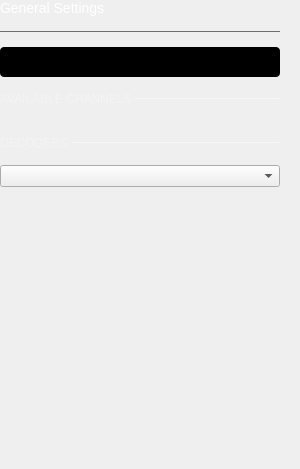
                   <widget class="QWidget" name="scrollAreaWidgetContents">
                    <property name="geometry">
                     <rect>
                      <x>0</x>
                      <y>0</y>
                      <width>300</width>
                      <height>469</height>
                     </rect>
                    </property>
                    <property name="sizePolicy">
                     <sizepolicy hsizetype="Expanding" vsizetype="Preferred">
                      <horstretch>0</horstretch>
                      <verstretch>0</verstretch>
                     </sizepolicy>
                    </property>
                    <layout class="QVBoxLayout" name="verticalLayout_6">
                     <property name="spacing">
                      <number>15</number>
                     </property>
                     <property name="leftMargin">
                      <number>0</number>
                     </property>
                     <property name="topMargin">
                      <number>0</number>
                     </property>
                     <property name="rightMargin">
                      <number>20</number>
                     </property>
                     <property name="bottomMargin">
                      <number>0</number>
                     </property>
                     <item>
                      <widget class="QLabel" name="label_3">
                       <property name="styleSheet">
                        <string notr="true">color: white;
font-size: 14px;
font-weight: normal;
</string>
                       </property>
                       <property name="text">
                        <string>General Settings</string>
                       </property>
                      </widget>
                     </item>
                     <item>
                      <widget class="Line" name="line">
                       <property name="maximumSize">
                        <size>
                         <width>16777215</width>
                         <height>1</height>
                        </size>
                       </property>
                       <property name="styleSheet">
                        <string notr="true">border: 2px solid #4a64ff</string>
                       </property>
                       <property name="frameShadow">
                        <enum>QFrame::Plain</enum>
                       </property>
                       <property name="lineWidth">
                        <number>2</number>
                       </property>
                       <property name="orientation">
                        <enum>Qt::Horizontal</enum>
                       </property>
                      </widget>
                     </item>
                     <item>
                      <layout class="QVBoxLayout" name="sweepSettingLayout">
                       <property name="spacing">
                        <number>15</number>
                       </property>
                      </layout>
                     </item>
                     <item>
                      <widget class="adiscope::CustomSwitch" name="btnStreamOneShot">
                       <property name="styleSheet">
                        <string notr="true">QPushButton {
min-height: 30px;
max-height: 30px;
min-width: 280px;
max-width: 280px;
background-color: black;
border-radius: 4px;
}

QPushButton:disabled {
background-color: qlineargradient(spread:pad, x1:0.5, y1:0, x2:0.501, y2:0, stop:0 #727273, stop:1 #141416);
}

QWidget#handle {
min-height: 30px;
max-height: 30px;
min-width: 142px;
max-width: 142px;
background-color: #4a64ff;
border-radius: 2px;
}

QWidget#handle:disabled {
background-color: #aaaaaa;
}

QLabel {
margin-top: 6px;
background-color: transparent;
line-height: 19px;
}

QLabel#on {
margin-top: 0px;
min-height:30px;
max-height:30px;
min-width:140px;
max-width:140px;
qproperty-alignment: AlignCenter AlignCenter;
margin-left: 0px;
color: white;
}

QLabel#on:disabled {
color: rgba(255,255,255,102);
}

QLabel#off {
margin-top: 0px;
min-height:30px;
max-height:30px;
min-width:140px;
max-width:140px;
margin-left: 140px;
color: white;
qproperty-alignment: AlignCenter AlignCenter;
}

QLabel#off:disabled {
color: rgba(255,255,255,51);
}
</string>
                       </property>
                       <property name="text">
                        <string/>
                       </property>
                       <property name="checkable">
                        <bool>true</bool>
                       </property>
                       <property name="checked">
                        <bool>true</bool>
                       </property>
                       <property name="leftText" stdset="0">
                        <string>OneShot</string>
                       </property>
                       <property name="rightText" stdset="0">
                        <string>Stream</string>
                       </property>
                       <property name="duration" stdset="0">
                        <number>100</number>
                       </property>
                      </widget>
                     </item>
                     <item>
                      <layout class="QHBoxLayout" name="subTitleLayout">
                       <property name="spacing">
                        <number>0</number>
                       </property>
                       <property name="topMargin">
                        <number>0</number>
                       </property>
                       <item>
                        <widget class="QLabel" name="label_6">
                         <property name="styleSheet">
                          <string notr="true">QLabel {
  font-size: 12px;
color: rgba(255, 255, 255, 70);
font-weight: normal;
}</string>
                         </property>
                         <property name="text">
                          <string>AVAILABLE CHANNELS </string>
                         </property>
                        </widget>
                       </item>
                       <item>
                        <widget class="Line" name="line_3">
                         <property name="sizePolicy">
                          <sizepolicy hsizetype="Expanding" vsizetype="Fixed">
                           <horstretch>0</horstretch>
                           <verstretch>0</verstretch>
                          </sizepolicy>
                         </property>
                         <property name="maximumSize">
                          <size>
                           <width>16777215</width>
                           <height>1</height>
                          </size>
                         </property>
                         <property name="styleSheet">
                          <string notr="true">border: 1px solid rgba(255, 255, 255, 70);</string>
                         </property>
                         <property name="orientation">
                          <enum>Qt::Horizontal</enum>
                         </property>
                        </widget>
                       </item>
                      </layout>
                     </item>
                     <item>
                      <widget class="QWidget" name="widget_2" native="true">
                       <property name="styleSheet">
                        <string notr="true">QCheckBox {
  spacing: 8px;
  background-color: transparent;
  font-size: 14px;
  font-weight: bold;

color: rgba(255, 255, 255, 153);
}

QCheckBox::indicator {
width: 14px;
  height: 14px;
  border: 2px solid rgb(74,100,255);
  border-radius: 4px;
}
QCheckBox::indicator:unchecked { background-color: transparent; }
QCheckBox::indicator:checked { background-color: rgb(74,100,255); }

QPushButton {
width: 40px;
  height: 20px;
  background-color: transparent;
}
QPushButton:pressed { border-image: url(:/icons/setup_btn_checked.svg); }
QPushButton:!pressed { border-image: url(:/icons/setup_btn_unchecked.svg); }
QPushButton:hover:!pressed:!checked { border-image: url(:/icons/setup_btn_hover.svg); }
QPushButton:checked { border-image: url(:/icons/setup_btn_checked.svg); }

QLabel {
font-size: 14px;
  font-weight: bold;

color: rgba(255, 255, 255, 153);
}</string>
                       </property>
                       <layout class="QVBoxLayout" name="verticalLayout_7">
                        <property name="spacing">
                         <number>0</number>
                        </property>
                        <property name="leftMargin">
                         <number>0</number>
                        </property>
                        <property name="topMargin">
                         <number>0</number>
                        </property>
                        <property name="rightMargin">
                         <number>0</number>
                        </property>
                        <property name="bottomMargin">
                         <number>0</number>
                        </property>
                        <item>
                         <layout class="QGridLayout" name="channelEnumeratorLayout">
                          <property name="topMargin">
                           <number>0</number>
                          </property>
                          <property name="spacing">
                           <number>15</number>
                          </property>
                         </layout>
                        </item>
                       </layout>
                      </widget>
                     </item>
                     <item>
                      <layout class="QHBoxLayout" name="horizontalLayout_2">
                       <property name="spacing">
                        <number>0</number>
                       </property>
                       <property name="topMargin">
                        <number>0</number>
                       </property>
                       <item>
                        <widget class="QLabel" name="label_7">
                         <property name="sizePolicy">
                          <sizepolicy hsizetype="Preferred" vsizetype="Preferred">
                           <horstretch>0</horstretch>
                           <verstretch>0</verstretch>
                          </sizepolicy>
                         </property>
                         <property name="styleSheet">
                          <string notr="true">QLabel {
  font-size: 12px;
color: rgba(255, 255, 255, 70);
font-weight: normal;
}</string>
                         </property>
                         <property name="text">
                          <string>DECODERS </string>
                         </property>
                        </widget>
                       </item>
                       <item>
                        <widget class="Line" name="line_4">
                         <property name="sizePolicy">
                          <sizepolicy hsizetype="Expanding" vsizetype="Fixed">
                           <horstretch>0</horstretch>
                           <verstretch>0</verstretch>
                          </sizepolicy>
                         </property>
                         <property name="maximumSize">
                          <size>
                           <width>16777215</width>
                           <height>1</height>
                          </size>
                         </property>
                         <property name="styleSheet">
                          <string notr="true">border: 1px solid rgba(255, 255, 255, 70);</string>
                         </property>
                         <property name="orientation">
                          <enum>Qt::Horizontal</enum>
                         </property>
                        </widget>
                       </item>
                      </layout>
                     </item>
                     <item>
                      <widget class="QComboBox" name="addDecoderComboBox">
                       <property name="focusPolicy">
                        <enum>Qt::NoFocus</enum>
                       </property>
                      </widget>
                     </item>
                     <item>
                      <widget class="QWidget" name="widget_4" native="true">
                       <property name="styleSheet">
                        <string notr="true">QCheckBox {
  spacing: 8px;
  background-color: transparent;
  font-size: 14px;
  font-weight: bold;

color: rgba(255, 255, 255, 153);
}

QCheckBox::indicator {
width: 14px;
  height: 14px;
  border: 2px solid rgb(74,100,255);
  border-radius: 4px;
}
QCheckBox::indicator:unchecked { background-color: transparent; }
QCheckBox::indicator:checked { background-color: rgb(74,100,255); }

QPushButton {
width: 40px;
  height: 20px;
  background-color: transparent;
}
QPushButton:pressed { border-image: url(:/icons/setup_btn_checked.svg); }
QPushButton:!pressed { border-image: url(:/icons/setup_btn_unchecked.svg); }
QPushButton:hover:!pressed:!checked { border-image: url(:/icons/setup_btn_hover.svg); }
QPushButton:checked { border-image: url(:/icons/setup_btn_checked.svg); }

QLabel {
font-size: 14px;
  font-weight: bold;

color: rgba(255, 255, 255, 153);
}</string>
                       </property>
                       <layout class="QVBoxLayout" name="verticalLayout_8">
                        <property name="spacing">
                         <number>0</number>
                        </property>
                        <property name="leftMargin">
                         <number>0</number>
                        </property>
                        <property name="topMargin">
                         <number>0</number>
                        </property>
                        <property name="rightMargin">
                         <number>0</number>
                        </property>
                        <property name="bottomMargin">
                         <number>0</number>
                        </property>
                        <item>
                         <layout class="QGridLayout" name="decoderEnumeratorLayout">
                          <property name="topMargin">
                           <number>0</number>
                          </property>
                          <property name="spacing">
                           <number>15</number>
                          </property>
                         </layout>
                        </item>
                       </layout>
                      </widget>
                     </item>
                     <item>
                      <spacer name="verticalSpacer">
                       <property name="orientation">
                        <enum>Qt::Vertical</enum>
                       </property>
                       <property name="sizeHint" stdset="0">
                        <size>
                         <width>20</width>
                         <height>40</height>
                        </size>
                       </property>
                      </spacer>
                     </item>
                    </layout>
                   </widget>
